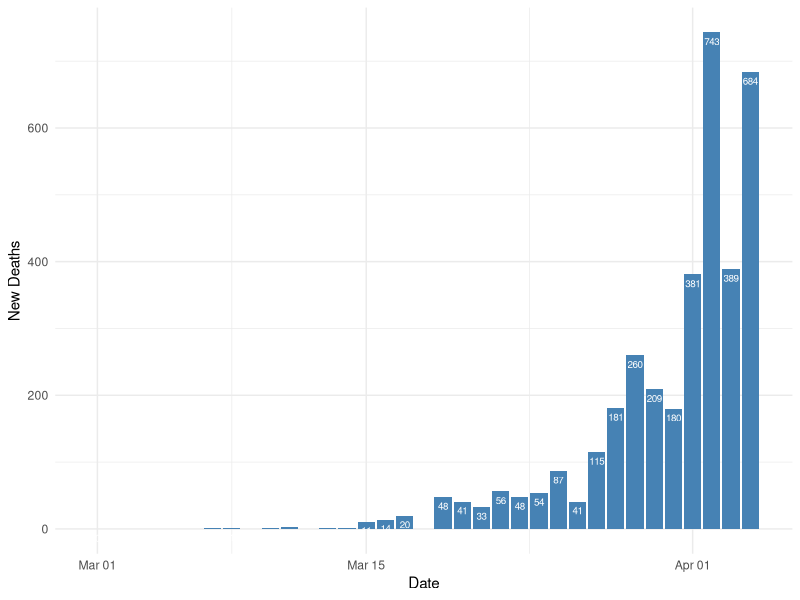

This figure's R source:
## ---- chunk 1
library(readr)
library(dplyr)
library(ggplot2)
data <- read_csv('covid_19_deaths.csv')
## ---- chunk 2
#data <- data %>% rename(deaths=`UK Deaths`)
ukDailyDeaths <- data %>% mutate(`New Deaths`=c(`UK Deaths`[1], diff(`UK Deaths`)))
ukDailyDeaths <- ukDailyDeaths %>% select(-`Global Deaths`)
ukDailyDeaths
## ---- chunk 3
dailyDeathsChart <- ggplot(ukDailyDeaths, aes(x=`Date`, y=`New Deaths`)) + geom_col(fill='steelblue') + geom_text(aes(label=`New Deaths`), vjust=1.6, color="white", size=2.5) + theme_minimal()
dailyDeathsChart
